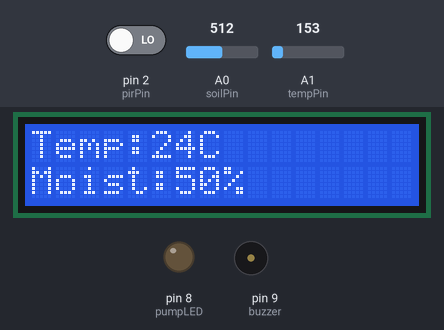
This sketch was run on a simulated Arduino Uno, built with avr-gcc and run on an emulated ATmega328P. Parts: 16×2 character LCD, output pins drawn as LEDs (lit = HIGH), buzzer (waves = sounding, pin HIGH). The inputs (shaded band) are chosen by the test bench; at power-on: A0 (soilPin) = 512, pin 2 (pirPin) LOW, A1 (tempPin) = 153.

Above: at 3.2 s.
3.3 s: A0 (soilPin) set to 313
At 6.2 s:
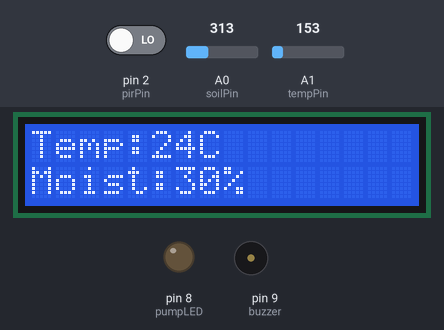
9.7 s: A0 (soilPin) set to 286
At 13.9 s:
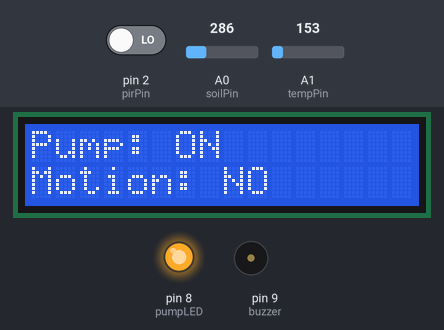
15.8 s: pin 2 (pirPin) driven HIGH
At 19.8 s:
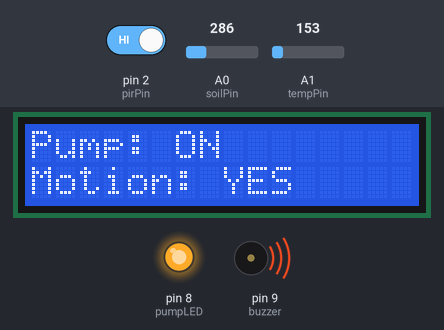
21.9 s: A0 (soilPin) set to 306
At 25.5 s:
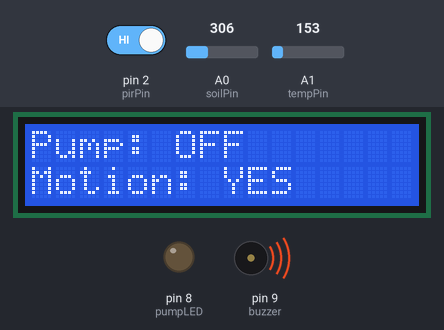
28.0 s: A1 (tempPin) set to 165
At 30.5 s:
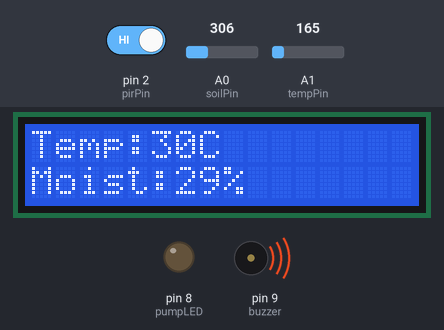
31.9 s: A1 (tempPin) set to 175
At 33.4 s:
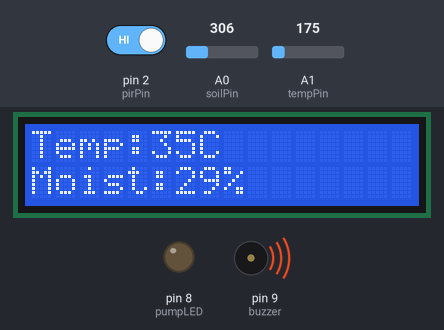
Timing chart, 0 to 34.9 s (numbered marks = the images above; inputs shaded):
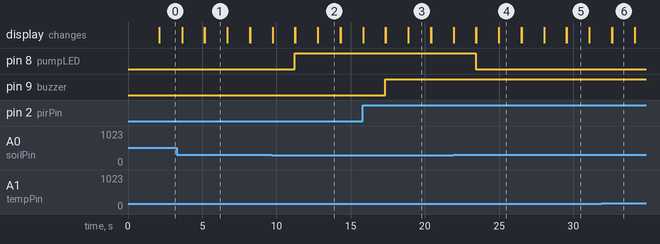

Measured:
- the behaviour switches between 300 and 299 on A0 (soilPin) (found by bisection; images 1 and 2)
- after the input at 9.7 s, pin 8 (pumpLED): LOW → HIGH after 1.5 s
- after the input at 15.8 s, pin 9 (buzzer): LOW → HIGH after 1.5 s; the display: first differs from a run without the input after 3.1 s (image 3)
- after the input at 21.9 s, pin 8 (pumpLED): HIGH → LOW after 1.5 s
- what the display in image 1 shows lasts 1.5 s, from 5.2 s to 6.7 s

The sketch:

smart_agriculture.ino
```cpp
#include <Wire.h>
#include <LiquidCrystal_I2C.h>

// LCD
LiquidCrystal_I2C lcd(0x27, 16, 2);

// Pins
const int soilPin = A0;     // Soil moisture (pot)
const int tempPin = A1;     // TMP36
const int pirPin  = 2;      // Push button (PIR)
const int pumpLED = 8;      // LED = Pump
const int buzzer  = 9;      // Buzzer = Alarm

int soilValue, soilPercent;
float temperatureC;

void setup() {
  pinMode(pirPin, INPUT);
  pinMode(pumpLED, OUTPUT);
  pinMode(buzzer, OUTPUT);

  digitalWrite(pumpLED, LOW);
  digitalWrite(buzzer, LOW);

  lcd.init();
  lcd.backlight();

  lcd.setCursor(0,0);
  lcd.print("Smart Agriculture");
  lcd.setCursor(0,1);
  lcd.print("System Starting");
  delay(2000);
  lcd.clear();
}

void loop() {

  // Soil moisture
  soilValue = analogRead(soilPin);
  soilPercent = map(soilValue, 0, 1023, 0, 100);

  // Temperature (TMP36)
  int rawTemp = analogRead(tempPin);
  float voltage = rawTemp * (5.0 / 1023.0);
  temperatureC = (voltage - 0.5) * 100;

  // Motion detection
  int motion = digitalRead(pirPin);

  // Pump logic
  if (soilValue < 300) {
    digitalWrite(pumpLED, HIGH);   // Pump ON
  } else {
    digitalWrite(pumpLED, LOW);    // Pump OFF
  }

  // Alarm logic
  if (motion == HIGH) {
    digitalWrite(buzzer, HIGH);    // Alarm ON
  } else {
    digitalWrite(buzzer, LOW);     // Alarm OFF
  }

  // LCD Screen 1
  lcd.setCursor(0,0);
  lcd.print("Temp:");
  lcd.print((int)temperatureC);
  lcd.print("C   ");

  lcd.setCursor(0,1);
  lcd.print("Moist:");
  lcd.print(soilPercent);
  lcd.print("%   ");

  delay(1500);
  lcd.clear();

  // LCD Screen 2
  lcd.setCursor(0,0);
  if (soilValue < 300)
    lcd.print("Pump: ON ");
  else
    lcd.print("Pump: OFF");

  lcd.setCursor(0,1);
  if (motion == HIGH)
    lcd.print("Motion: YES");
  else
    lcd.print("Motion: NO ");

  delay(1500);
  lcd.clear();
}
```
